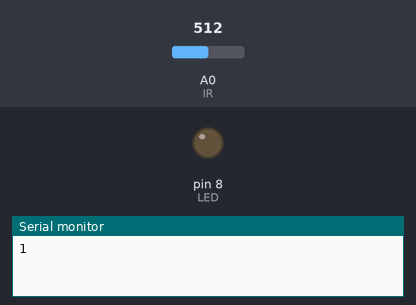
The sketch below on a simulated Arduino Uno, built with avr-gcc and run on an emulated ATmega328P. Shown: output pins drawn as LEDs (lit = HIGH), the last lines printed to the serial monitor. The inputs (shaded band) are chosen by the test bench; at power-on: A0 (IR) = 512.

Above: at 1.8 s.
1.9 s: A0 (IR) set to 591
3.4 s: A0 (IR) set to 614
At 4.4 s:
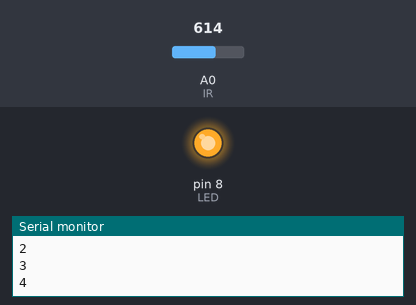
Timing chart, 0 to 6.4 s (numbered marks = the images above; inputs shaded):
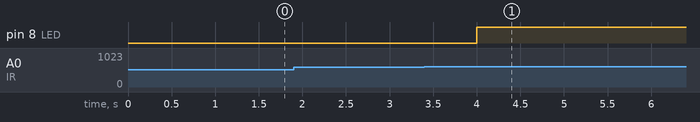

The sketch:

delay.ino
```cpp
#define IR A0
#define LED 8
#define delayTime 15
int val;
int count = 0;

void setup() {
  // put your setup code here, to run once:
  pinMode( LED, OUTPUT );
  Serial.begin( 9600 );
}

void loop() {
  // put your main code here, to run repeatedly:
  val = analogRead( IR );

  if( count > delayTime )
  {
    digitalWrite( LED, LOW );
    count = 0;
  }
  else if( val > 600 )
  {
    digitalWrite( LED, HIGH );
    count = 0;
  }
  else
  {
    count ++;
    delay( 1000 );
    Serial.println( count );
  }
}
```

Measured:
- the behaviour switches between 600 and 601 on A0 (IR) (found by bisection; images 0 and 1)
- after the input at 3.4 s, pin 8 (LED): LOW → HIGH after 0.60 s
